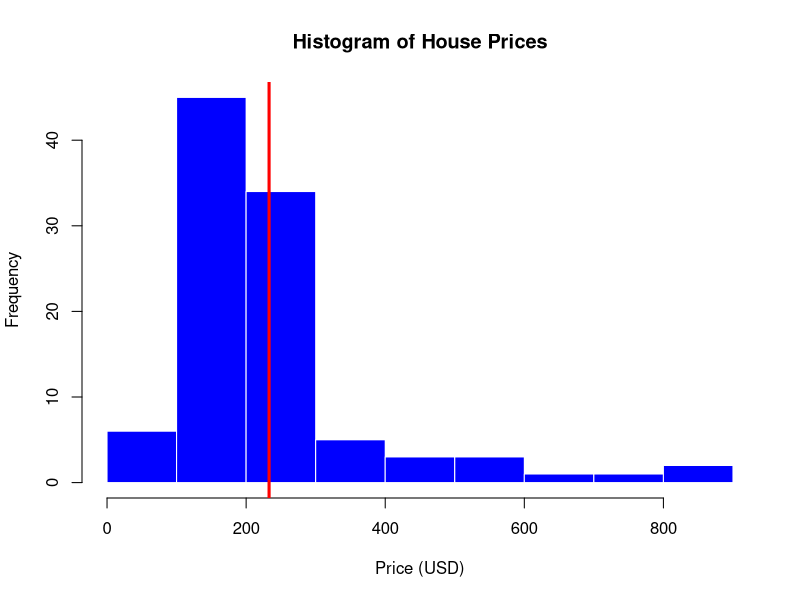
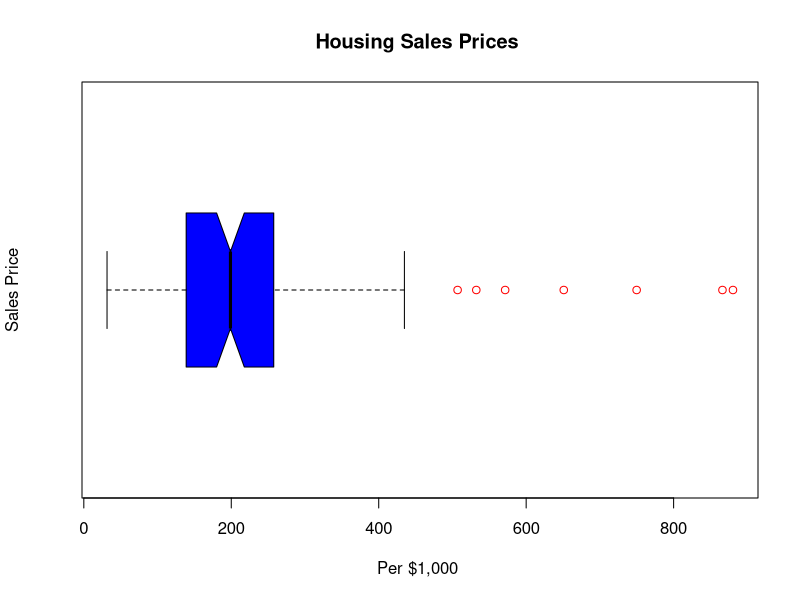

The R script that drew these images, in order:
# Author:       Matthew Heino
# Course:       MSDS 531
# Instructor:   Dr. Derek Phair
#
# Assignment:
#  
#   1)  Construct a frequency distribution and a histogram.
#
#   2)  Find the percentage of observations that fall within one standard 
#   deviation of the mean.
#   
#   3) Construct a box plot. 
#  
#   Use the selling price for analysis.
#
#==============================================================================

#Read in the data from the DAT file using read.delim.
houses_df <- read.delim("Houses.dat", sep="") 

# View the contents
#View(houses_df)

# Show summary of the houses dataframe.
#print (summary(houses_df))

# Create a frequency distribution.
#sales_freq <- table(houses_df$price)
#print(sales_freq)

# Create a histogram
prices_hist <- hist(houses_df$price, xlab = "Price (USD)"
                   , main = "Histogram of House Prices" ,col = "blue"
                    , border = "white", breaks = "Sturges")
abline(v = mean(houses_df$price), col='red', lwd = 3)

# Find the mean of the sales prices
sales_mean <- mean(houses_df$price)
#print(sales_mean)

#Find the standard deviation
sales_sd <- sd(houses_df$price)
#print(sales_sd)

#create a subset
upper_bound <- sales_mean + sales_sd
#print(upper_bound)

lower_bound <- sales_mean - sales_sd
#print(lower_bound)

subset_house_prices_df <- subset(houses_df, houses_df$price >= lower_bound & houses_df$price <= upper_bound)
dev_cnt <- nrow(subset_house_prices_df)
#print(dev_cnt)

house_cnt <- nrow(houses_df)
#print(house_cnt)

perc_1dev <- (dev_cnt / nrow(houses_df)) * 100
print(perc_1dev)

#create a boxplot
house_box <- boxplot(houses_df$price, main = "Housing Sales Prices "
                     , xlab = "Per $1,000 ", ylab = "Sales Price"
                     ,col ="blue", border = "black", horizontal = TRUE
                     , notch = TRUE, outcol = "red" )

print(house_box)


